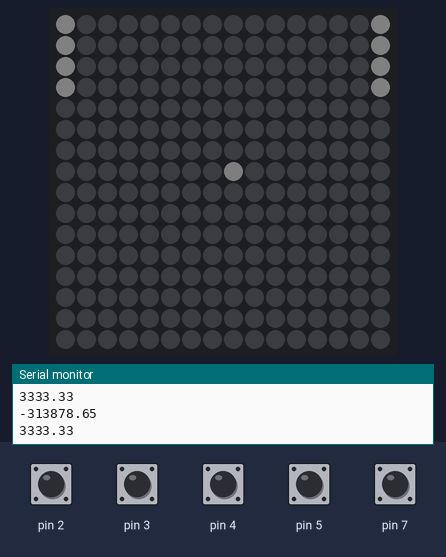
This sketch was run on a simulated Arduino Uno, built with avr-gcc and run on an emulated ATmega328P. Parts: 16×16 RGB LED matrix (first LED top left, wired row by row), the last lines printed to the serial monitor. The test bench sets the inputs (shaded band); at power-on: pin 2–5, pin 7 HIGH. Dim RGB values are drawn brighter than linear.

Above: at 1.5 s.
1.8 s: pin 2 pulled LOW for 1 s
At 2.83 s:
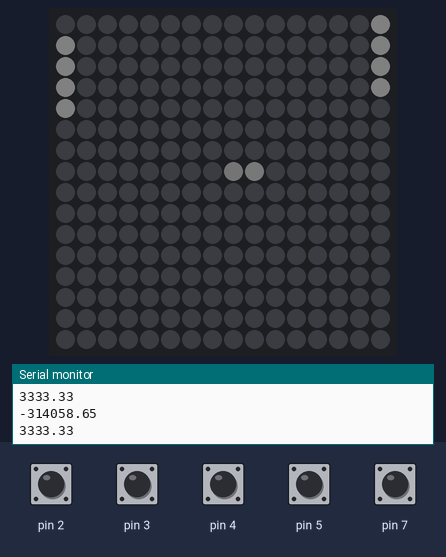
4.3 s: pin 3 pulled LOW for 0.15 s
At 4.5 s:
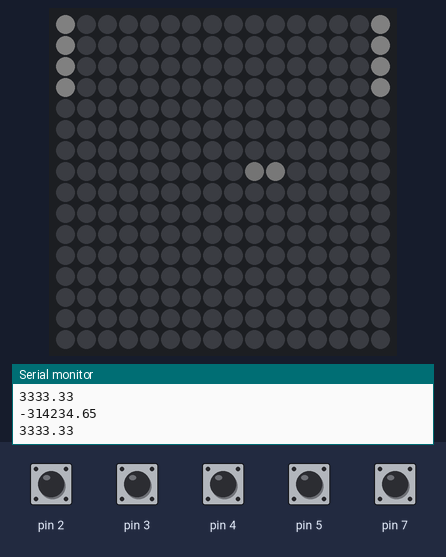
5.9 s: pin 4 pulled LOW for 1 s
At 6.84 s:
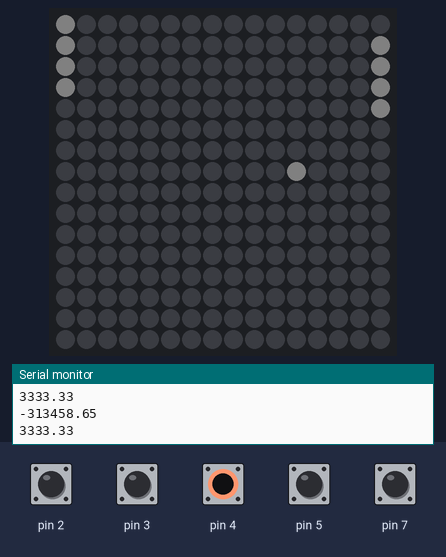
8.4 s: pin 5 pulled LOW for 1 s
At 8.84 s:
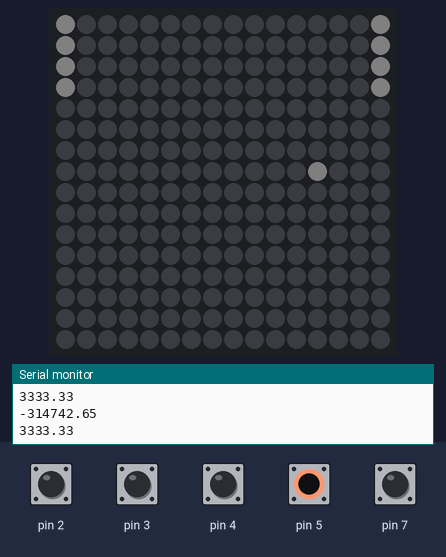
10.9 s: pin 2 pulled LOW for 0.15 s
At 11.18 s:
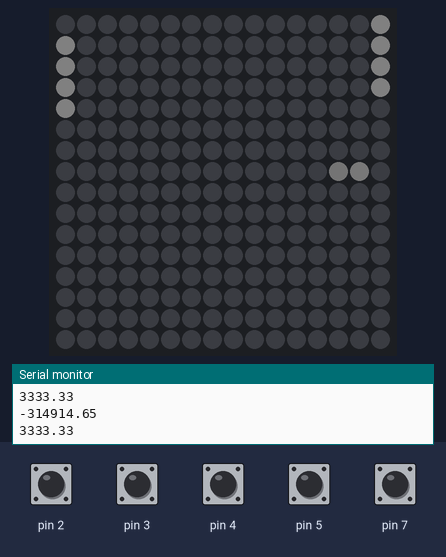
Timing chart, 0 to 13.9 s (numbered marks = the images above; inputs shaded):
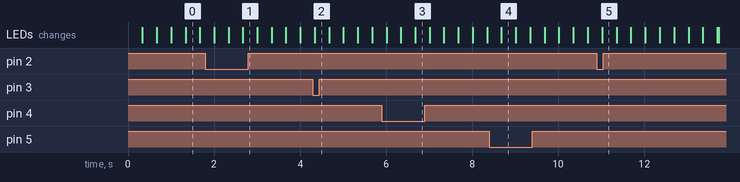

The sketch:

PANG.ino
```cpp
#include <Adafruit_GFX.h>
#include <Adafruit_NeoMatrix.h>
#include <Adafruit_NeoPixel.h>
#ifndef PSTR
 #define PSTR // Make Arduino Due happy
#endif

#define PIN 6
Adafruit_NeoMatrix matrix = Adafruit_NeoMatrix(16, 16, PIN,
  NEO_MATRIX_TOP     + NEO_MATRIX_LEFT +
  NEO_MATRIX_COLUMNS + NEO_MATRIX_ZIGZAG,
  NEO_GRB            + NEO_KHZ800);

uint16_t colors[] = {
  matrix.Color(255, 255, 255), matrix.Color(0, 255, 0)};
double framerate = 300l;
double delaytime = 1000000/framerate;
void setup() {
  // put your setup code here, to run once:
  Serial.begin(9600);
  matrix.begin();
  matrix.setTextWrap(false);
  matrix.setBrightness(5);
  matrix.setTextColor(colors[0]);
  pinMode(2, INPUT_PULLUP);
  pinMode(3, INPUT_PULLUP);
  pinMode(4, INPUT_PULLUP);
  pinMode(5, INPUT_PULLUP);
  pinMode(7, INPUT_PULLUP);
}
int w = matrix.width();
double cursory = matrix.width();
double p1 = 0;
double p2 = 0;
unsigned long loopstart = 0;
double ballxmovement = .2;
double ballymovement = 0;
double ballx = 7;
double bally = 7;
double ballmaxychange = .1;
bool gameover = false;
double AA = 1;
//uint16_t color[] = {
//  matrix.Color(255,255,255),};
void loop() {
  loopstart = micros();
  matrix.fillScreen(0);
  // put your main code here, to run repeatedly:
  if(gameover == false){
    for(int i = 0; i < 1 ; i++){
      ballx = ballx + ballxmovement;
      bally = bally + ballymovement;
      matrix.drawPixel(ballx,bally,matrix.Color(0,255,0));
      if(ballx < 0 && (abs((p1+2) - bally)) <= 2){
        ballxmovement = -ballxmovement;
        if(ballymovement < 0){
          ballymovement = ballmaxychange*((-(p1+2) + bally)/2.0);
        }else{
          ballymovement = ballmaxychange*((+(p1+2) - bally)/2.0);
        }
      } else if(ballx < 0){
        gameover = true;

      } else if(ballx > 15 && (abs((p2+2) - bally)) <= 2){
        ballxmovement = -ballxmovement;
        if(ballymovement < 0){
          ballymovement = ballmaxychange*(((p1+2) - bally)/2.0);
        }else{
          ballymovement = ballmaxychange*((-(p1+2) + bally)/2.0);
        }
      }else if(ballx > 15){
        gameover = true;
      }
      if(bally < 0 || bally > 15){
        ballymovement = -ballymovement;
      }
    }
    for(int x = 0; x < 16; x++){
      for(int y = 0; y < 16; y++){
        if(x <= (ballx+1) && x >= (ballx-1) && y <= (bally+1) && y >= (bally-1)){
          AA = sqrt(sq(ballx-x) + sq(bally-y));
          AA = (sqrt(2)-AA)/sqrt(2);
        }else{
          AA = 0;
        }
        matrix.drawPixel(x,y,matrix.Color(255*AA,255*AA,255*AA));
      }
    }
    if( digitalRead(2)== false && p1 < 12){
      p1 = p1+.4;
    }else if(digitalRead(3) == false && p1 > 0){
      p1 = p1-.4;
    }
    //matrix.drawFastVLine(0,p1,4,colors[0]);
    if( digitalRead(4)== false && p2 < 12){
      p2 = p2+.4;
    }else if(digitalRead(5) == false && p2 > 0){
      p2 = p2-.4;
    }
    //matrix.drawFastVLine(15,p2,4,colors[0]);
    for(int i = 0; i < 8; i++){
      if(i <= 3){
        matrix.drawPixel(0,p1+i,matrix.Color(255,255,255));
      }else{
        matrix.drawPixel(15,p2+(i-4),matrix.Color(255,255,255));
      }
    }
    Serial.println((delaytime - (micros() - loopstart)));
    Serial.println(delaytime);
    if(delaytime > micros() - loopstart){
      delayMicroseconds(delaytime - (micros() - loopstart));
    }
    matrix.show();
  }else{
    if(digitalRead(7) == false){
      gameover = false;
      ballx = 7;
      bally = 7;
      ballymovement = .1;
      ballxmovement = .1;
      cursory = w;
    }
    matrix.setCursor(cursory,0);
    matrix.print(F("Game Over"));
    matrix.show();
    matrix.setTextColor(matrix.Color(255,0,0));
    cursory = cursory - .1;
    if(cursory < -53){
      cursory = w;
//      color[0] = matrix.color(random(255),random(255),random(255));
    }

  }
}
```
